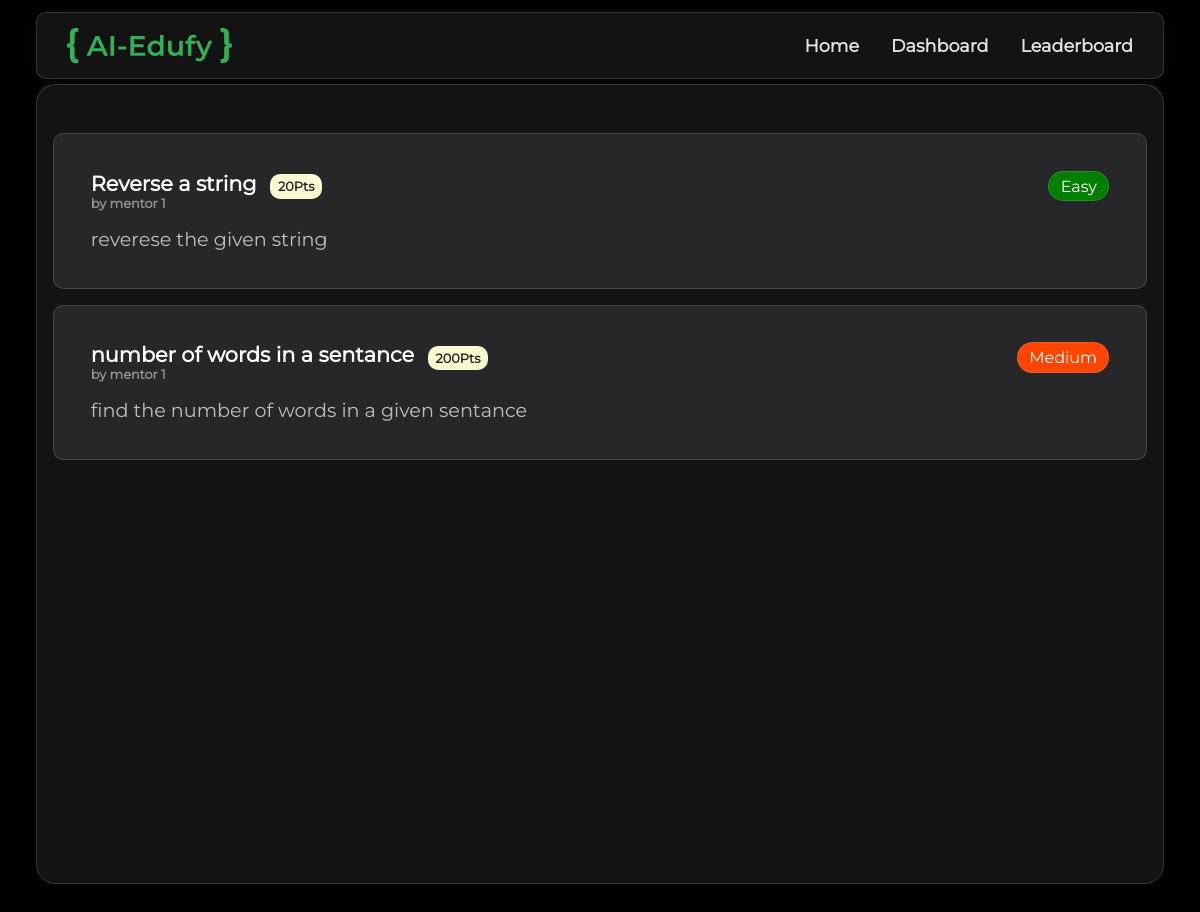
/users/learner/index.php, run on the app's committed database.
### tables this page shows
CREATE TABLE `QUESTIONS` (
  `id` int(11) NOT NULL,
  `title` varchar(255) NOT NULL,
  `description` text NOT NULL,
  `type` enum('easy','medium','hard') NOT NULL,
  `mentor_id` int(11) NOT NULL,
  `points` int(11) NOT NULL
);

CREATE TABLE `USERS` (
  `id` int(11) NOT NULL,
  `profile_image` mediumtext DEFAULT NULL,
  `name` varchar(255) NOT NULL,
  `email` varchar(255) NOT NULL,
  `password` varchar(255) NOT NULL,
  `role` enum('learner','mentor') NOT NULL
);

### utils/tables.php (called while the page is built, shortened)
<?php
class BaseClass
{
    function __construct($dbcon, $tableName)
    {
        $this->dbcon = $dbcon;
        $this->tableName = $tableName;
    }
}
class Admin extends BaseClass
{
    function __construct($dbcon)
    {
        $createQuery = "CREATE TABLE IF NOT EXISTS " . $this->tableName . "(
            id INT PRIMARY KEY AUTO_INCREMENT,
            email VARCHAR(255) NOT NULL UNIQUE,
            password VARCHAR(255) NOT NULL
        ) AUTO_INCREMENT=1000";
    }
}
class Users extends BaseClass
{
    function __construct($dbcon)
    {
        $createQuery = "CREATE TABLE IF NOT EXISTS " . $this->tableName . "(
            id INT PRIMARY KEY AUTO_INCREMENT,
            profile_image TEXT NULL,
            name VARCHAR(255) NOT NULL,
            email VARCHAR(255) NOT NULL UNIQUE,
            password VARCHAR(255) NOT NULL,
            role ENUM('learner', 'mentor') NOT NULL
        ) AUTO_INCREMENT=1000";
    }
}
class Questions extends BaseClass
{
    function __construct($dbcon)
    {
        $createQuery = "CREATE TABLE IF NOT EXISTS " . $this->tableName . "(
            id INT PRIMARY KEY AUTO_INCREMENT,
            title VARCHAR(255) NOT NULL,
            description TEXT NOT NULL,
            type ENUM('easy', 'medium', 'hard') NOT NULL,
            mentor_id INT NOT NULL,
            points INT NOT NULL,
            FOREIGN KEY (mentor_id) REFERENCES USERS(id)
        ) AUTO_INCREMENT=1000";
    }
}
class TestCases extends BaseClass
{
    function __construct($dbcon)
    {
        $createQuery = "CREATE TABLE IF NOT EXISTS " . $this->tableName . "(
            id INT PRIMARY KEY AUTO_INCREMENT,
            input VARCHAR(255) NOT NULL,
            output VARCHAR(255) NOT NULL,
            question_id INT NOT NULL,
            FOREIGN KEY (question_id) REFERENCES QUESTIONS(id)
        ) AUTO_INCREMENT=1000";
    }
}
class CompletedQuestions extends BaseClass
{
    function __construct($dbcon)
    {
        $createQuery = "CREATE TABLE IF NOT EXISTS " . $this->tableName . "(
            learner_id INT NOT NULL,
            question_id INT NOT NULL,
            answer MEDIUMTEXT NOT NULL,
            language TEXT NOT NULL,
            FOREIGN KEY (learner_id) REFERENCES USERS(id),
            FOREIGN KEY (question_id) REFERENCES QUESTIONS(id)
        )";
    }
}
class LeaderBoard extends BaseClass
{
    function __construct($dbcon)
    {
        $createQuery = "CREATE TABLE IF NOT EXISTS " . $this->tableName . "(
            learner_id INT PRIMARY KEY NOT NULL,
            points_earned INT NOT NULL,
            level_id INT NOT NULL,
            FOREIGN KEY (learner_id) REFERENCES USERS(id),
            FOREIGN KEY (level_id) REFERENCES LEVELS(id)
        )";
    }
}
class Levels extends BaseClass
{
    function __construct($dbcon)
    {
        $createQuery = "CREATE TABLE IF NOT EXISTS " . $this->tableName . "(
            id INT PRIMARY KEY AUTO_INCREMENT,
            level_no INT NOT NULL,
            level_title VARCHAR(255) NOT NULL,
            points_required INT NOT NULL
        ) AUTO_INCREMENT=1000";
    }
}
?>

### utils/user.php (called while the page is built, shortened)
<?php
class User
{
    private $dbcon;
    public function __construct($dbcon)
    {
        $this->dbcon = $dbcon;
        $this->admin = new Admin($dbcon);
        $this->users = new Users($dbcon);
    }
    public function getAllQuestions()
    {
        $query = "SELECT q.*, u.name AS mentor_name FROM QUESTIONS q LEFT JOIN USERS u ON q.mentor_id = u.id";
        $result = $this->dbcon->query($query);
        if ($result->num_rows > 0) {
            $questions = [];
            while ($row = $result->fetch_assoc()) {
                $questions[] = [
                    'id' => $row['id'],
                    'mentor_name' => $row['mentor_name'],
                    'title' => $row['title'],
                    'description' => $row['description'],
                    'type' => $row['type'],
                    'points' => $row['points'],
                    'test_cases' => []
                ];
            }
            $questionIds = array_column($questions, 'id');
            $questionIdsString = implode(',', $questionIds);
            if (!empty($questionIdsString)) {
                $testCaseQuery = "SELECT * FROM TEST_CASES WHERE question_id IN ($questionIdsString)";
                $testCaseResult = $this->dbcon->query($testCaseQuery);
                if ($testCaseResult->num_rows > 0) {
                    while ($testCaseRow = $testCaseResult->fetch_assoc()) {
                        foreach ($questions as &$question) {
                            if ($question['id'] == $testCaseRow['question_id']) {
                                $question['test_cases'][] = [
                                    'id' => $testCaseRow['id'],
                                    'input' => $testCaseRow['input'],
                                    'output' => $testCaseRow['output'],
                                ];
                                break;
                            }
                        }
                    }
                }
            }
            return $questions;
        } else {
            return null;
        }
    }
}

### utils/connect.php (called while the page is built, shortened)
<?php
include_once("tables.php");
include_once("user.php");
$dbcon = createDb("localhost", "root", "", "aiEdufy");
$user = new User($dbcon);
?>

### common/questionBox.php (the view, shortened to what this page needs)
<head>
</head>
<div class="question-box">
    <div class="ques_header">
        <div>
            <p class="title">
                <?php echo $question['title']; ?>
                <span class="points"> <?php echo $question['points']; ?>Pts </span>
            </p>
            <p class="sub-title">by <?php echo $question['mentor_name'] ?></p>
        </div>
        <div class="tags">
            <p class="type pill <?php echo $question['type']; ?>" ><?php echo $question['type']; ?></p>
        </div>
    </div>
    <p class="ques-desc"><?php echo $question['description']; ?></p>
</div>

### users/learner/index.php (shortened to what this page needs)
<?php
include_once('../utils/connect.php');
$allQuestions = $user->getAllQuestions();
?>
<!DOCTYPE html>
<html lang="en">
<head>
    <link rel="stylesheet" href="../styles/global.css">
    <link rel="stylesheet" href="../styles/learner-page.css">
</head>
<body id="home">
    <?php include_once('header.php') ?>
    <main>
        <div class="questions-container">
            <?php
            if (isset($allQuestions)):
                foreach ($allQuestions as $question):
                    ?>
                    <a href="<?php echo "http://localhost/AI-Edufy/question?id=" . $question['id']; ?>">
                        <?php
                        include('../common/questionBox.php');
                        ?>
                    </a>
                <?php endforeach; ?>
                <?php
            else:
                ?>
                <div>No Questions</div>
            <?php endif ?>
        </div>
    </main>
</body>
</html>

### users/learner/header.php (shortened to what this page needs)
<?php
$navItems = [
    [
        "text" => 'Home',
        "link" => '/AI-Edufy'
    ],
    [
        "text" => 'Dashboard',
        "link" => '/AI-Edufy/dashboard'
    ],
    [
        "text" => 'Leaderboard',
        "link" => '/AI-Edufy/leaderboard'
    ]
];
?>
<head>
</head>
<body>
    <header>
        <div class="container">
            <img src="../public/logo.svg" alt="logo" class="logo" />
            <div class="center-items">
                <?php foreach ($navItems as $navItem): ?>
                    <a class="item" href=<?php echo $navItem["link"]; ?>><?php echo $navItem["text"]; ?></a>
                <?php endforeach; ?>
            </div>
        </div>
    </header>
</body>

### styles/global.css (style rules this page uses)
* { margin: 0; padding: 0; box-sizing: border-box; font-family: "Montserraat"; }
:root { --font-size: 1rem; --btn-primary-bg: #31b058; --btn-primary-bg-hover: #29c215; --btn-red-bg: red; --btn-red-hover-bg: rgb(255, 109, 109); --default-border: 0.5px solid rgba(190, 190, 190, 0.2); --default-box-shadow: 0px 2px 20px rgba(219, 219, 219, 0.051); --header-bg: #131314; --header-text-color: #e1e1e1; --header-text-hover-color: #31b058; --form-bg: var(--header-bg); --body-bg: rgb(0, 0, 0); --text-color: rgb(255, 255, 255); --place-holder-color: var(--text-color) / 10%; }
body { background-size: cover; background-position: center center; background-repeat: repeat; }
body { min-height: 100vh; width: 100vw; overflow-x: hidden; background-color: var(--body-bg); color: var(--text-color); }
header { position: fixed; top: 0; left: 0; width: 100vw; padding: 1% 3%; z-index: 100; }
header .container { background-color: var(--header-bg); padding: 15px 30px; display: flex; align-items: center; justify-content: space-between; border-radius: 10px; border: var(--default-border); box-shadow: var(--default-box-shadow); }
header .logo { height: 35px; }
header .center-items { display: flex; gap: 2rem; align-items: center; }
header .center-items .item { text-decoration: none; color: var(--header-text-color); font-size: 1.1rem; font-weight: 600; transition: all 0.5s; position: relative; }
header .center-items .item::after { content: " "; position: absolute; bottom: -3px; border-radius: 5px; left: 0; width: 0%; height: 2px; background-color: var(--header-text-hover-color); transition: all 0.3s ease-in; }
a { text-decoration: none; color: inherit; background: none; padding: 0; margin: 0; border: none; font-size: inherit; font-weight: inherit; line-height: inherit; display: inline; }

### common/questionBox.php (style rules this page uses)
.ques-desc { margin-top: 1rem; font-size: 1.2rem; opacity: .7; }

### data on the page
questions: title "Reverse a string", points "20", mentor.name "mentor 1", type "Easy", description "reverese the given string"
questions: title "number of words in a sentance", points "200", mentor.name "mentor 1", type "Medium", description "find the number of words in a given sentance"

### other printed values
$navItem["text"] "Home"
$navItem["text"] "Dashboard"
$navItem["text"] "Leaderboard"
